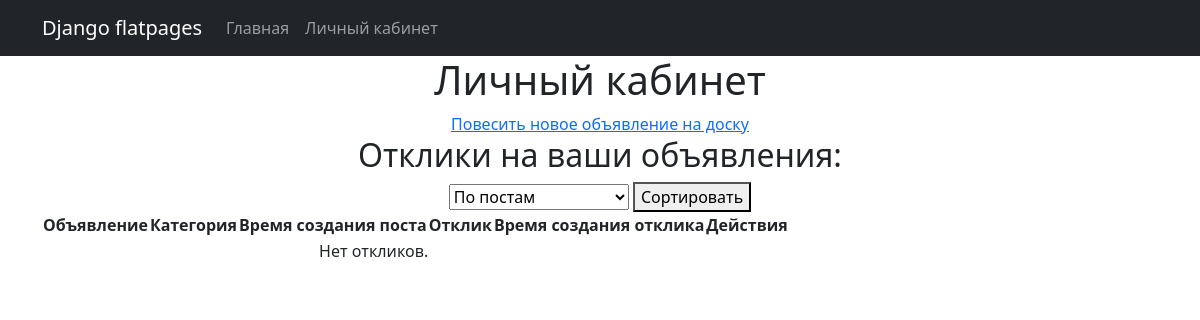
/pc/ (signed in), run on an earlier commit of the app's database.
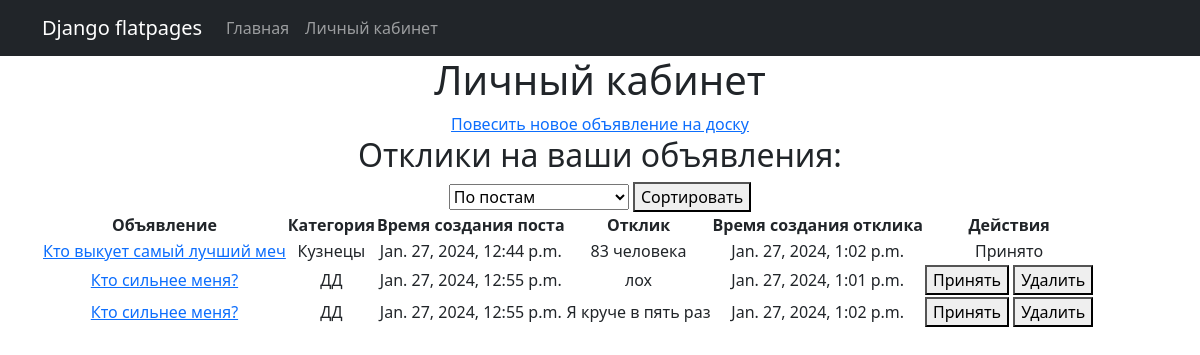
And on a later commit of the database.
### board/models.py (models this page shows, shortened)
class Response(models.Model):
    ad = models.ForeignKey(Ad, on_delete=models.CASCADE)
    user = models.ForeignKey(User, on_delete=models.CASCADE)
    dateCreation = models.DateTimeField(auto_now_add=True)
    content = models.TextField()
    accepted = models.BooleanField(default=False)

class Ad(models.Model):
    user = models.ForeignKey(User, on_delete=models.CASCADE)
    category = models.ForeignKey(AdCategory, on_delete=models.CASCADE)
    title = models.CharField(max_length=100)
    dateCreation = models.DateTimeField(auto_now_add=True)
    content = RichTextField()

class AdCategory(models.Model):
    name = models.CharField(max_length=100)
    def __str__(self):
        return self.name

### board/views.py (the view, shortened to what this page needs)
# urls.py: path('pc/', private_cabinet, name='private_cabinet'),
@login_required
def private_cabinet(request):
    user = request.user
    ads = Ad.objects.filter(user=user)
    responses = Response.objects.filter(ad__in=ads)
    if request.method == "GET":
        action = request.GET.get("action")
        sort_by = request.GET.get("sort_by", "-dateCreation")
        if action == "filter":
            if sort_by == "content":
                responses = responses.order_by("-dateCreation")
            else:
                responses = responses.order_by("-ad__dateCreation")
    return render(
        request,
        "private_cabinet.html",
        {"responses": responses, "sort_by": sort_by},
    )

### templates/private_cabinet.html (shortened to what this page needs)
{% extends "flatpages/default.html" %}
{% block content %}
  <h1>Личный кабинет</h1>
  {% if perms.board.add_ad %}
    <a href="{% url 'ad_create' %}">Повесить новое объявление на доску</a>
    {% endif %}
  <h2>Отклики на ваши объявления:</h2>
  <form method="get" action="{% url 'private_cabinet' %}">
    <select name="sort_by">
      <option value="dateCreation">По постам</option>
    </select>
    <button type="submit">Сортировать</button>
  </form>
  <table>
    <tr>
      <th>Объявление</th>
      <th>Категория</th>
      <th>Время создания поста</th>
      <th>Отклик</th>
      <th>Время создания отклика</th>
      <th>Действия</th>
    </tr>
    {% for response in responses %}
      <tr>
        <td>
          <a href="{% url 'ad_detail' pk=response.ad.pk %}">{{ response.ad.title }}</a>
        </td>
        <td>{{ response.ad.category}}</td>
        <td>{{ response.ad.dateCreation }}</td>
        <td>{{ response.content }}</td>
        <td>{{ response.dateCreation }}</td>
        {% if response.accepted %}
          <td>Принято</td>
        {% else %}
          <td>
            <form method="post" action="{% url 'private_cabinet' %}">
            <button type="submit" name="action" value="accept">Принять</button>
            <button type="submit" name="action" value="delete">Удалить</button>
            </form>
          </td>
        {% endif %}
      </tr>
    {% empty %}
      <tr>
        <td colspan="5">Нет откликов.</td>
      </tr>
    {% endfor %}
  </table>
{% endblock %}

### templates/flatpages/default.html (shortened to what this page needs)
<!DOCTYPE html>
<html lang="en">
    <head>
        {% load static %}
        <link href="{% static 'css/styles.css' %}" rel="stylesheet" />
    </head>
    <body>
        <nav class="navbar navbar-expand-lg navbar-dark bg-dark static-top">
            <div class="container">
                <a class="navbar-brand" href="#">Django flatpages</a>
                <div class="collapse navbar-collapse" id="navbarResponsive">
                    <ul class="navbar-nav ml-auto">
                        <li class="nav-item">
                            <a class="nav-link" href="/">Главная</a>
                        </li>
                        <li class="nav-item">
                            <a class="nav-link" href="/pc/">Личный кабинет</a>
                        </li>
                    </ul>
                </div>
            </div>
        </nav>
        <div class="container">
            <div class="row">
                <div class="col-lg-12 text-center">
                    {% block content %}{% endblock content %}
                </div>
            </div>
       </div>
    </body>
</html>

What changed in the data, as far as the page shows it:
added Response: ad "Кто выкует самый лучший меч", ad.category "Кузнецы", ad.dateCreation "Jan. 27, 2024, 12:44 p.m.", content "83 человека", dateCreation "Jan. 27, 2024, 1:02 p.m.", accepted "Принято"
added Response: ad "Кто сильнее меня?", ad.category "ДД", ad.dateCreation "Jan. 27, 2024, 12:55 p.m.", content "лох", dateCreation "Jan. 27, 2024, 1:01 p.m."
added Response: ad "Кто сильнее меня?", ad.category "ДД", ad.dateCreation "Jan. 27, 2024, 12:55 p.m.", content "Я круче в пять раз", dateCreation "Jan. 27, 2024, 1:02 p.m."
Also different on the page:
text no longer shown: "Нет откликов."
